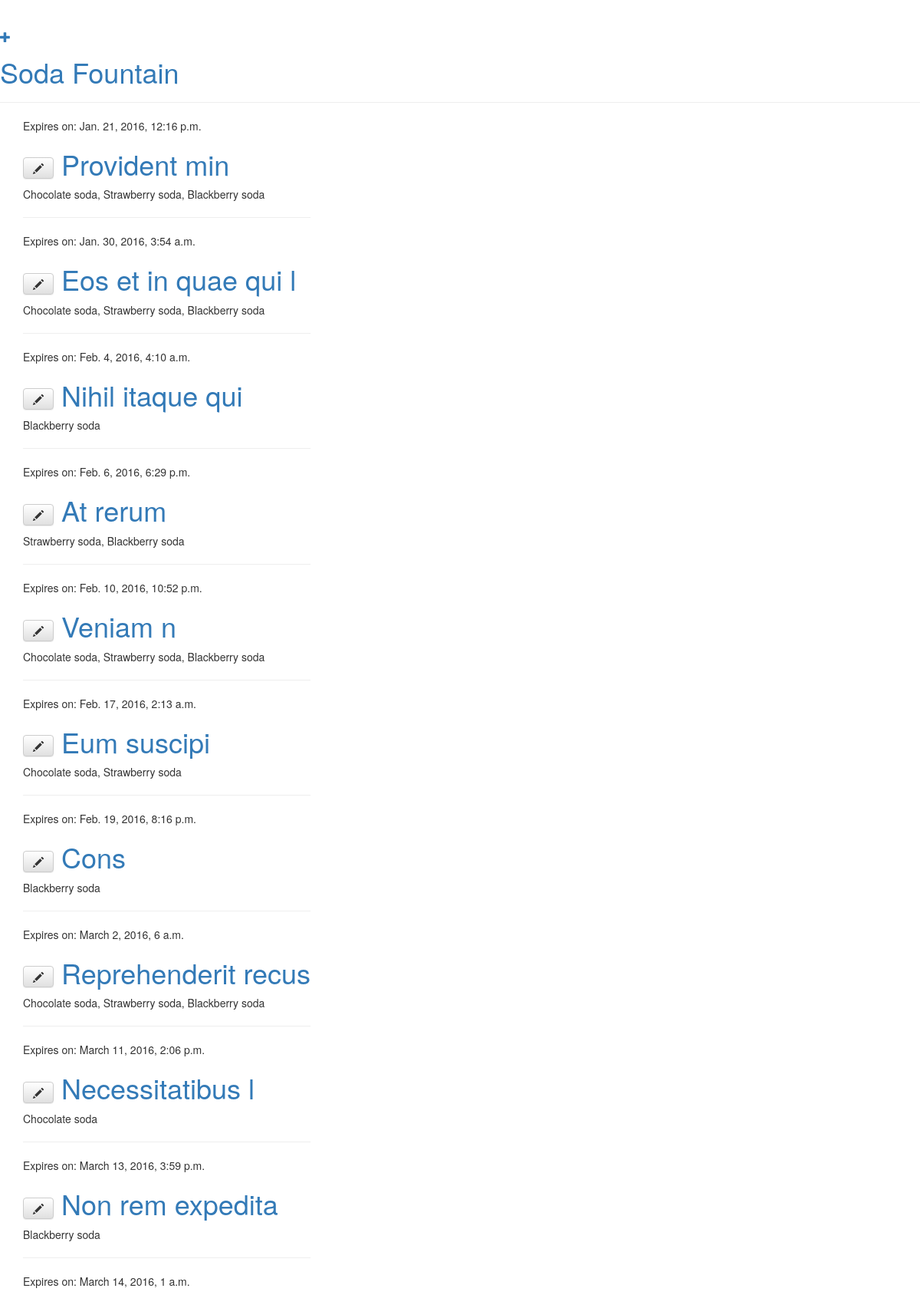
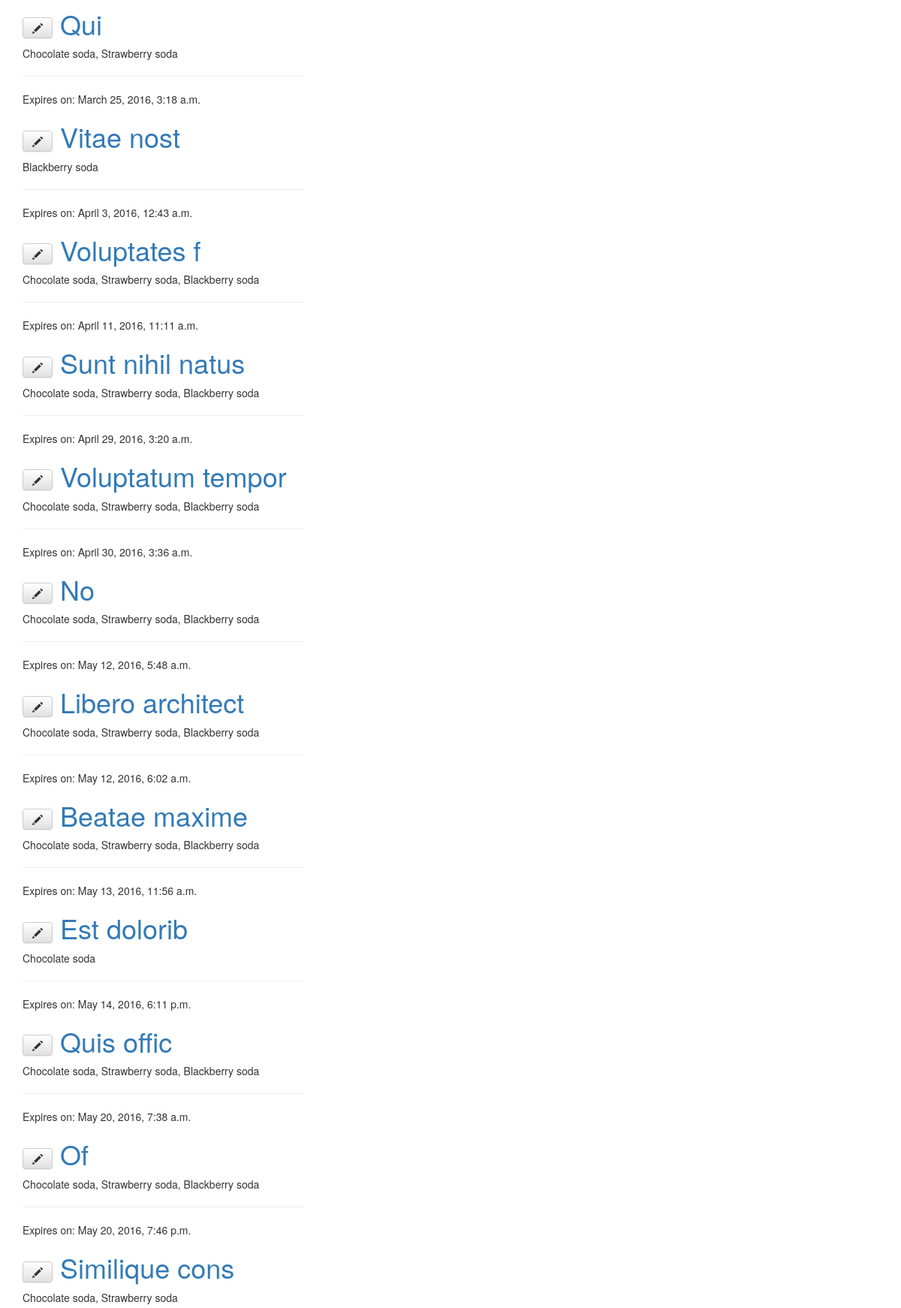
The app's page / (signed in, upper part) with its own data (2 pictures, top to bottom).
### menu/models.py (models this page shows, shortened)
class Menu(models.Model):
    season = models.CharField(max_length=20)
    items = models.ManyToManyField('Item', related_name='items')
    created_date = models.DateTimeField(default=timezone.now)
    expiration_date = models.DateTimeField(blank=True, null=True)

class Item(models.Model):
    name = models.CharField(max_length=200)
    description = models.TextField()
    chef = models.ForeignKey('auth.User', on_delete=models.CASCADE,)
    created_date = models.DateTimeField(default=timezone.now)
    standard = models.BooleanField(default=False)
    ingredients = models.ManyToManyField('Ingredient',
                                        related_name='ingredients')
    def __str__(self):
        return self.name

### menu/views.py (the view)
# urls.py: url(r'^$', views.menu_list, name='menu_list'),
def menu_list(request):
    last_menu_created_date = datetime(2016,1,1, tzinfo=pytz.timezone('Australia/Adelaide'))
    all_menus = Menu.objects.all().prefetch_related('items')
    menus = all_menus.filter(
                            expiration_date__gte=last_menu_created_date
                            ).order_by('expiration_date')
    return render(request, 'menu/list_all_current_menus.html', {'menus': menus})

### menu/templates/menu/list_all_current_menus.html (shortened to what this page needs)
{% extends 'layout.html' %}
{% block content %}
<div class="content container">
    <div class="row">
        <div class="col-md-8">
            <div class="post">
                {% for menu in menus %}
                    {% if menu.expiration_date %}
                        <div class="date">
                            Expires on: {{ menu.expiration_date }}
                        </div>
                    {% endif %}
                    <h1>
                        {% if user.is_authenticated %}
                            <a class="btn btn-default" href="{% url 'menu:menu_edit' pk=menu.pk %}"><span class="glyphicon glyphicon-pencil"></span></a>
                        {% endif %}
                        <a href="{% url 'menu:menu_detail' pk=menu.pk %}">{{ menu.season }}</a>
                    </h1>
                    <p>{{ menu.items.all|join:", "}}</p>
                    <hr width="50%" align="left">
                {% endfor %}
            </div>
        </div>
    </div>
</div>
{% endblock %}

### records on screen
Menu: expiration_date "Jan. 21, 2016, 12:16 p.m.", season "Provident min", items.all "Chocolate soda, Strawberry soda, Blackberry soda"
Menu: expiration_date "Jan. 30, 2016, 3:54 a.m.", season "Eos et in quae qui l", items.all "Chocolate soda, Strawberry soda, Blackberry soda"
Menu: expiration_date "Feb. 4, 2016, 4:10 a.m.", season "Nihil itaque qui", items.all "Blackberry soda"
Menu: expiration_date "Feb. 6, 2016, 6:29 p.m.", season "At rerum", items.all "Strawberry soda, Blackberry soda"
Menu: expiration_date "Feb. 10, 2016, 10:52 p.m.", season "Veniam n", items.all "Chocolate soda, Strawberry soda, Blackberry soda"
Menu: expiration_date "Feb. 17, 2016, 2:13 a.m.", season "Eum suscipi", items.all "Chocolate soda, Strawberry soda"
Menu: expiration_date "Feb. 19, 2016, 8:16 p.m.", season "Cons", items.all "Blackberry soda"
Menu: expiration_date "March 2, 2016, 6 a.m.", season "Reprehenderit recus", items.all "Chocolate soda, Strawberry soda, Blackberry soda"
Menu: expiration_date "March 11, 2016, 2:06 p.m.", season "Necessitatibus l", items.all "Chocolate soda"
Menu: expiration_date "March 13, 2016, 3:59 p.m.", season "Non rem expedita", items.all "Blackberry soda"
Menu: expiration_date "March 14, 2016, 1 a.m.", season "Qui", items.all "Chocolate soda, Strawberry soda"
Menu: expiration_date "March 25, 2016, 3:18 a.m.", season "Vitae nost", items.all "Blackberry soda"
Menu: expiration_date "April 3, 2016, 12:43 a.m.", season "Voluptates f", items.all "Chocolate soda, Strawberry soda, Blackberry soda"
Menu: expiration_date "April 11, 2016, 11:11 a.m.", season "Sunt nihil natus", items.all "Chocolate soda, Strawberry soda, Blackberry soda"
Menu: expiration_date "April 29, 2016, 3:20 a.m.", season "Voluptatum tempor", items.all "Chocolate soda, Strawberry soda, Blackberry soda"
Menu: expiration_date "April 30, 2016, 3:36 a.m.", season "No", items.all "Chocolate soda, Strawberry soda, Blackberry soda"
Menu: expiration_date "May 12, 2016, 5:48 a.m.", season "Libero architect", items.all "Chocolate soda, Strawberry soda, Blackberry soda"
Menu: expiration_date "May 12, 2016, 6:02 a.m.", season "Beatae maxime", items.all "Chocolate soda, Strawberry soda, Blackberry soda"
Menu: expiration_date "May 13, 2016, 11:56 a.m.", season "Est dolorib", items.all "Chocolate soda"
Menu: expiration_date "May 14, 2016, 6:11 p.m.", season "Quis offic", items.all "Chocolate soda, Strawberry soda, Blackberry soda"
Menu: expiration_date "May 20, 2016, 7:38 a.m.", season "Of", items.all "Chocolate soda, Strawberry soda, Blackberry soda"
Menu: expiration_date "May 20, 2016, 7:46 p.m.", season "Similique cons", items.all "Chocolate soda, Strawberry soda"
